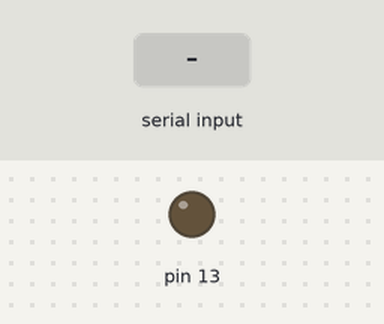
Simulated run of this sketch. Board: Arduino Uno, built with avr-gcc and run on an emulated ATmega328P. Shown: output pins drawn as LEDs (lit = HIGH). The test bench sets the inputs (shaded band). What the sketch prints to the serial monitor is not drawn.

Above: at 1.5 s.
1.6 s: "1" received over Serial
At 3.4 s:
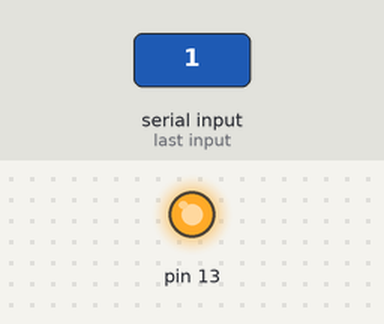
4.6 s: "0" received over Serial
At 7.4 s:
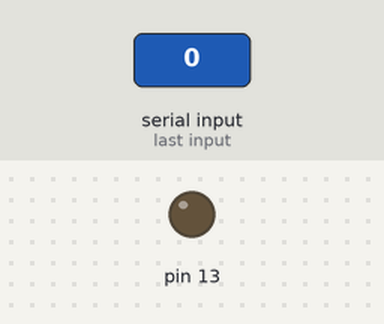
7.6 s: "2" received over Serial
At 10.4 s:
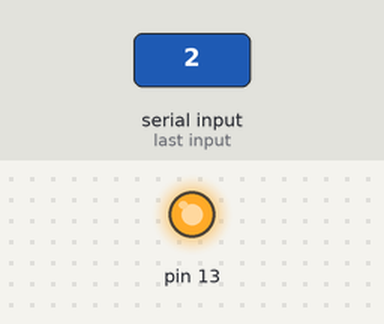
Timing chart, 0 to 12.0 s (numbered marks = the images above; inputs shaded):
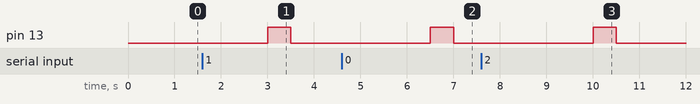

Measured:
- after the input at 1.6 s, pin 13: LOW → HIGH after 1.4 s, → LOW 0.50 s later
- after the input at 4.6 s, pin 13: LOW → HIGH after 1.9 s, → LOW 0.50 s later
- after the input at 7.6 s, pin 13: LOW → HIGH after 2.4 s, → LOW 0.50 s later

The sketch:

RFID.ino
```cpp
#define BAUD_RATE 115200

// comunication host -> sl025
#define HOST 0xBA // preamble host -> sl025
// comunication sl025 -> host
#define SL025 0xBD // preamble sl025 -> host

// --------------- COMMAND OVERVIEW (TABLE 3) ----------------
#define SELECT_MIFARE_CARD          0x01
#define LOGIN_TO_A_SECTOR           0x02
#define READ_A_DATA_BLOCK           0x03
#define WRITE_A_DATA_BLOCK          0x04
#define READ_A_VALUE_BLOCK          0x05
#define INITIALIZE_A_VALUE_BLOCK    0x06
#define WRITE_MASTER_KEY            0x07
#define INCREMENT_VALUE             0x08
#define DECREMENT_VALUE             0x09
#define COPY_VALUE                  0x0A
#define READ_A_DATA_PAGE            0x10  // DATA PAGE(ULTRALIGTH & NTAG203)
#define WRITE_A_DATA_PAGE           0x11  // DATA PAGE(ULTRALIGTH & NTAG203)
#define DOWNLOAD_KEY                0x12
#define LOGIN_SECTOR_VIA_STORED_KEY 0x13
#define MANAGE_RED_LED              0x40
#define GET_FIRMWARE_VERSION        0xF0
#define RESET                       0xFF

// --------------- STATUS OVERVIEW (TABLE 4) ----------------

// Read status
#define OPERATION_SUCCEED       0x00
#define NO_TAG                  0x01
#define LOGIN_SUCCEED           0x02  // Login results
#define LOGIN_FAIL              0x03  // Login results
#define READ_FAIL               0x04
#define WRITE_FAIL              0x05
#define UNABLE_READ_AFTER_WRITE 0x06
#define READ_AFTER_WRITE_FAIL   0x07
#define ADDRESS_OVERFLOW        0x08
#define DOWNLOAD_KEY_FAIL       0x09
#define NOT_AUTHENTICATE        0x0D
#define NOT_A_VALUE_BLOCK       0x0E
#define CHECKSUM_ERROR          0xF0
#define COMMMAND_CODE_ERROR     0xF1
#define LOAD_KEY_FAIL           0x0C  // Login results

// Login key types
#define USE_KEY_A 0xAA
#define USE_KEY_B 0xBB

// Tag types
#define MIFARE_1K_4B           0x01
#define MIFARE_1K_7B           0x02
#define MIFARE_ULTRALIGHT_7B   0x03
#define MIFARE_4K_4B           0x04
#define MIFARE_4K_7B           0x05
#define MIFARE_DESFIRE_7B      0x06
#define OTHER                  0x0A

//SL025M mifare;

// Key A to sector 2
byte keyA[6] = {0xD3, 0xA3, 0x4F, 0x11, 0xB8, 0xAA};
// Key B to sector 2
byte keyB[6] = {0xA0, 0xA1, 0xA2, 0xA3, 0xA4, 0xA5};

void setup() {
  Serial.begin(BAUD_RATE);
}

void loop() {
  sendCommand(SELECT_MIFARE_CARD);
  delay(2000);
}
```

SL025M.cpp
```cpp
//#include "SL025M.h"
//#include <stdlib.h>
//
//// Finalize serial port
//void SL025M::finalize() {
//  Serial.end();
//}
//
///* Calculate checksum by making XOR of all values */
//byte SL025M_checksum(byte *values, int length) {
//  byte result = values[0];
//
//  for (int i = 1; i < length; i++)
//    result ^= values[i];
//
//  return result;
//}
//
///* Copy 'total' int values from one array to another */
//void SL025M::copyByteArray(byte *from, byte *to, int total) {
//  for (int i = 0; i < total; i++) {
//    to[i] = from[i];
//  }
//}
//
///* Mount TAG UID according to size (card Type) */
//unsigned long SL025M::getUID(byte *data, int total) {
//  unsigned long result = 0;
//  unsigned long values[7];
//
//  for (int i = 0; i < total; i++) {
//    values[i] = data[i];
//  }
//
//  if (total == 4) {
//    result = (values[0] << 24) | (values[1] << 16) | (values[2] << 8) | values[3];
//  }
//  else if (total == 3) {
//    result = (values[0] << 16) | (values[1] << 8) | values[2];
//  }
//
//  return result;
//}
//
///* Get reader response */
//void SL025M::getResponse(reader_response *response) {
//  byte header, length, command, status, checksum;
//
//  while (Serial.available() == 0) ;
//  header = Serial.read();
//
//  while (Serial.available() == 0) ;
//  length = Serial.read();
//
//  while (Serial.available() == 0) ;
//  command = Serial.read();
//
//  while (Serial.available() == 0) ;
//  status = Serial.read();
//
//  // Retrieve data
//  if (status == OPERATION_OK) {
//    for (int i = 0; i < length - 3; i++) {
//      while (Serial.available() == 0) ;
//      response->data[i] = Serial.read();
//    }
//  }
//
//  while (Serial.available() == 0) ;
//  checksum = Serial.read();
//
//  response->length = length;
//  response->command = command;
//  response->status = status;
//}
//
///* Retrieve TAG information */
//void SL025M::readTagInfo(taginfo *tag) {
//  byte *frame;
//  reader_response *response;
//
//  // Mount frame
//  frame = (byte *) malloc(4 * sizeof(byte));
//  frame[0] = SEND_HEADER;
//  frame[1] = 0x02;
//  frame[2] = GET_TAG;
//  frame[3] = checksum(frame, 3);
//
//  // Send frame to reader
//  Serial.write(frame, 4);
//  free(frame);
//  frame = NULL;
//
//  // Get response from reader
//  response = (reader_response *) malloc(sizeof(reader_response));
//  getResponse(response);
//
//  // Mount taginfo result
//  tag->status = response->status;
//
//  // Get UID and Type from response
//  if (tag->status == OPERATION_OK) {
//    if (response->length == 8) {
//      tag->uid = getUID(response->data, 4); // 4 bytes UID
//      tag->type = response->data[4];
//    }
//    else if (response->length == 11) { // 7 bytes UID
//      tag->uid = getUID(response->data, 4);      // UID last 4 digits
//      tag->uid2 = getUID(&response->data[4], 3); // UID first 3 digits
//      tag->type = response->data[7];
//    }
//  }
//  else {
//    tag->type = 0;
//  }
//
//  free(response);
//  response = NULL;
//}
//
///* Login to a specific sector */
//int SL025M::loginToSector(byte sector, byte *key, byte type) {
//  byte *frame;
//  reader_response *response;
//  int status;
//
//  frame = (byte *) malloc(12 * sizeof(byte));
//  frame[0] = SEND_HEADER;
//  frame[1] = 10;   // Length 10
//  frame[2] = LOGIN;
//  frame[3] = sector;
//  frame[4] = type;
//  frame[5] = key[0];
//  frame[6] = key[1];
//  frame[7] = key[2];
//  frame[8] = key[3];
//  frame[9] = key[4];
//  frame[10] = key[5];
//  frame[11] = checksum(frame, 11);
//
//  // Send frame to reader
//  Serial.write(frame, 12);
//  free(frame);
//  frame = NULL;
//
//  // Get response from reader
//  response = (reader_response *) malloc(sizeof(reader_response));
//  getResponse(response);
//
//  status = response->status;
//
//  free(response);
//  response = NULL;
//  return status;
//}
//
///* Retrieve data of a block from a previously logged in sector */
//datablock* SL025M::readDatablock(int block) {
//  byte *frame;
//  reader_response *response;
//  datablock *result;
//
//  frame = (byte *) malloc(5 * sizeof(byte));
//  frame[0] = SEND_HEADER;
//  frame[1] = 3;
//  frame[2] = READ_BLOCK;
//  frame[3] = block;
//  frame[4] = checksum(frame, 4);
//
//  // Send frame to reader
//  Serial.write(frame, 5);
//  free(frame);
//  frame = NULL;
//
//  // Get response from reader
//  response = (reader_response *) malloc(sizeof(reader_response));
//  getResponse(response);
//
//  result = (datablock *) malloc(sizeof(datablock));
//  result->status = response->status;
//
//  // Retrieve data from block
//  if (response->status == OPERATION_OK)
//    copyByteArray(response->data, result->data, 16);
//
//  free(response);
//  return result;
//}
//
//#include <stdlib.h>
//
////#include "SL025M.h"
//
//#define BAUD_RATE 115200
//
//// Reader commands
//#define GET_TAG 0x01
//#define LOGIN 0x02
//#define READ_BLOCK 0x03
//#define RESET 0xFF
//#define SEND_HEADER 0xBA // preamble host -> sl025
//
//// Read status
//#define OPERATION_OK 0x00
//#define NO_TAG 0x01
//#define READ_FAIL 0x04
//#define WRITE_FAIL 0x05
//#define UNABLE_READ_AFTER_WRITE 0x06
//#define READ_AFTER_WRITE_FAIL 0x07
//#define CHECKSUM_ERROR 0xF0
//#define COMMAND_CODE_ERROR 0xF1
//
//// Login key types
//#define USE_KEY_A 0xAA
//#define USE_KEY_B 0xBB
//
//// Login results
//#define LOGIN_SUCCEED 0x02
//#define LOGIN_FAIL 0x03
//#define LOAD_KEY_FAIL 0x0C
//
//// Tag types
//#define MIFARE_STANDARD_1K 0x01
//#define MIFARE_PRO_CARD 0x02
//#define MIFARE_ULTRALIGHT 0x03
//#define MIFARE_STANDARD 0x04
//#define MIFARE_PROX 0x05
//#define MIFARE_DESFIRE 0x06
//
//SL025M mifare;
//taginfo *tag;
//
//// Key A to sector 2
//byte keyA[6] = {
//  0xD3, 0xA3, 0x4F, 0x11, 0xB8, 0xAA};
//
//// Key B to sector 2
//byte keyB[6] = {
//  0xA0, 0xA1, 0xA2, 0xA3, 0xA4, 0xA5};
//
//void setup() {
//  Serial.begin(BAUD_RATE);
//}
//
//void tagInfoTest() {
//  tag = (taginfo *) malloc(sizeof(taginfo));
//  mifare.readTagInfo(tag);
//
//  switch (tag->type) {
//  case MIFARE_STANDARD_1K:
//    Serial.println("Standard 1K");
//    break;
//
//  case MIFARE_PRO_CARD:
//    Serial.println("Pro");
//    break;
//
//  case MIFARE_ULTRALIGHT:
//    Serial.println("Ultralight");
//    break;
//
//  case MIFARE_STANDARD:
//    Serial.println("Standard");
//    break;
//
//  case MIFARE_PROX:
//    Serial.println("Prox");
//    break;
//
//  case MIFARE_DESFIRE:
//    Serial.println("Desfire");
//    break;
//  }
//
//  if (tag->type > 0) {
//    Serial.println(tag->uid);
//  }
//
//  delay(500);
//
//  free(tag);
//  tag = NULL;
//}
//
//void loginToSectorTest() {
//  if (mifare.loginToSector(2, keyA, USE_KEY_A) == LOGIN_SUCCEED)
//    Serial.println("Login OK");
//  else
//    Serial.println("Login Failed");
//
//  delay(500);
//}
//
//void readDatablockTest() {
//  int i;
//  datablock *data;
//
//  if (mifare.loginToSector(2, keyA, USE_KEY_A) == LOGIN_SUCCEED) {
//    data = mifare.readDatablock(8);
//
//    if (data->status == 0x00) {
//      for (i = 0; i < 16; i++)
//        Serial.println(data->data[i], HEX);
//
//      delay(5000);
//    }
//  }
//
//  delay(500);
//}
//
//void loop() {
//  tagInfoTest();
//  //loginToSectorTest();
//  //readDatablockTest();
//}
```

SL025M.ino
```cpp
//
byte sendCommand(byte command){
  if (command == SELECT_MIFARE_CARD){
    Serial.write(0xBA);
    Serial.write(0x02);
    Serial.write(command);
    Serial.write(0xB9);
  }
  delay(500);
  pinMode(13,OUTPUT);
  while(Serial.available()>0){
    Serial.read();
    digitalWrite(13,HIGH);
    delay(500);
    digitalWrite(13,LOW);
    delay(500);
  }

}

// imprime el tipo de tarjeta encontrada
void tag_type(byte tag) {

  switch (tag) {
  case MIFARE_1K_4B:
    Serial.println("MIFARE_1K_4B");
    break;

  case MIFARE_1K_7B:
    Serial.println("MIFARE_1K_7B");
    break;

  case MIFARE_ULTRALIGHT_7B:
    Serial.println("MIFARE_ULTRALIGHT_7B");
    break;

  case MIFARE_4K_4B:
    Serial.println("MIFARE_4K_4B");
    break;

  case MIFARE_4K_7B:
    Serial.println("MIFARE_4K_7B");
    break;

  case MIFARE_DESFIRE_7B:
    Serial.println("MIFARE_DESFIRE_7B");
    break;

  case OTHER:
    Serial.println("OTHER");
    break;

  default:
    Serial.println("OTHER");
    break;
  }

}
// calulo de checksum -> XOR
byte CHECKSUM_XOR (byte *values, int length) {
  byte result = values[0];
  for (int i = 1; i < length; i++)
    result ^= values[i]; // operacion XOR
  return result;
}


// ---------------------- functions ----------------------
//void loginToSectorTest() {
//
//  if (mifare.loginToSector(2, keyA, USE_KEY_A) == LOGIN_SUCCEED)
//    Serial.println("Login OK");
//  else
//    Serial.println("Login Failed");
//
//  delay(500);
//}


//void readDatablockTest() {
//  int i;
//  datablock *data;
//
//  if (mifare.loginToSector(2, keyA, USE_KEY_A) == LOGIN_SUCCEED) {
//    data = mifare.readDatablock(8);
//
//    if (data->status == 0x00) {
//      for (i = 0; i < 16; i++)
//        Serial.println(data->data[i], HEX);
//
//      delay(5000);
//    }
//  }
//
//  delay(500);
//}
```
